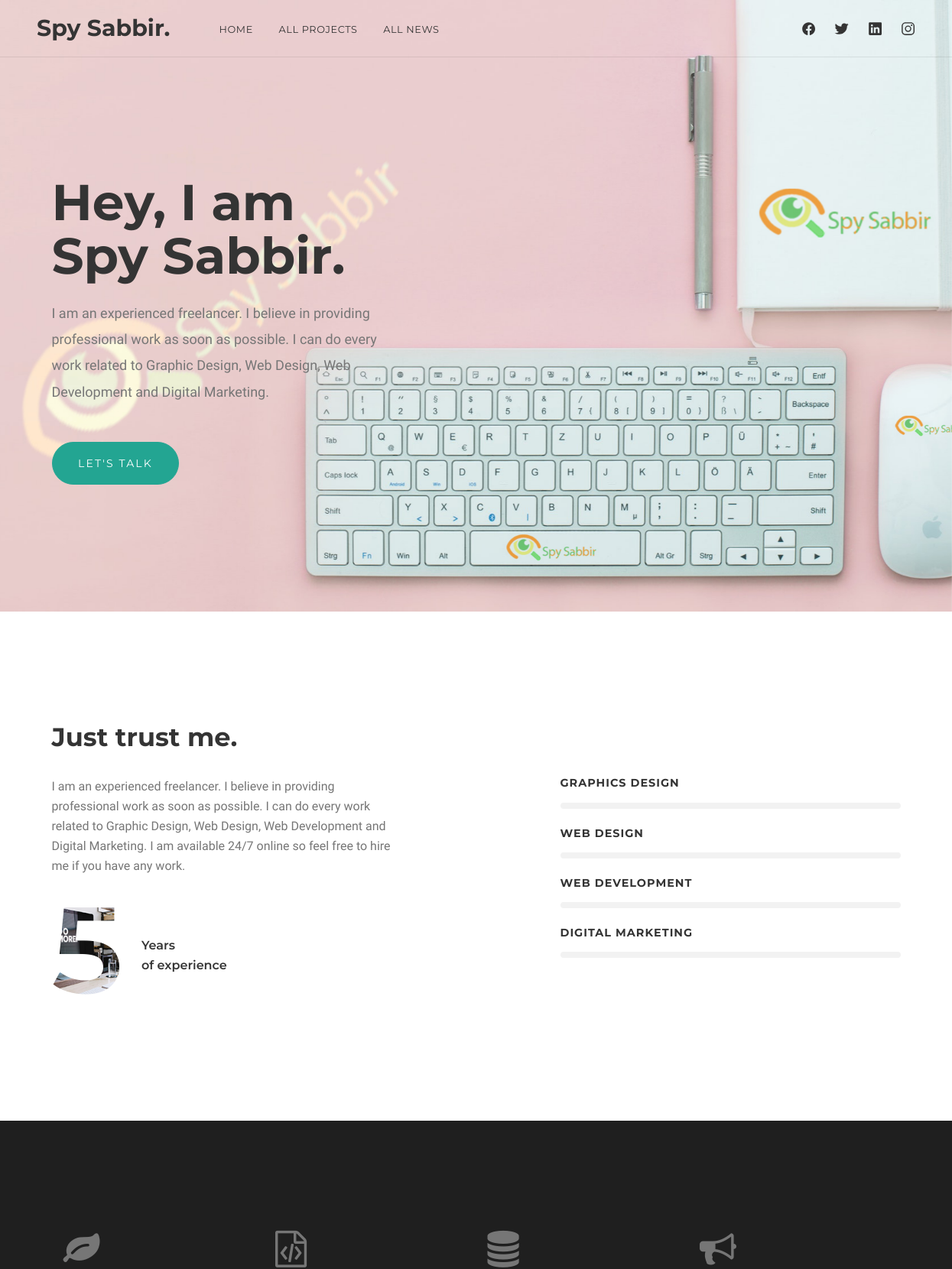
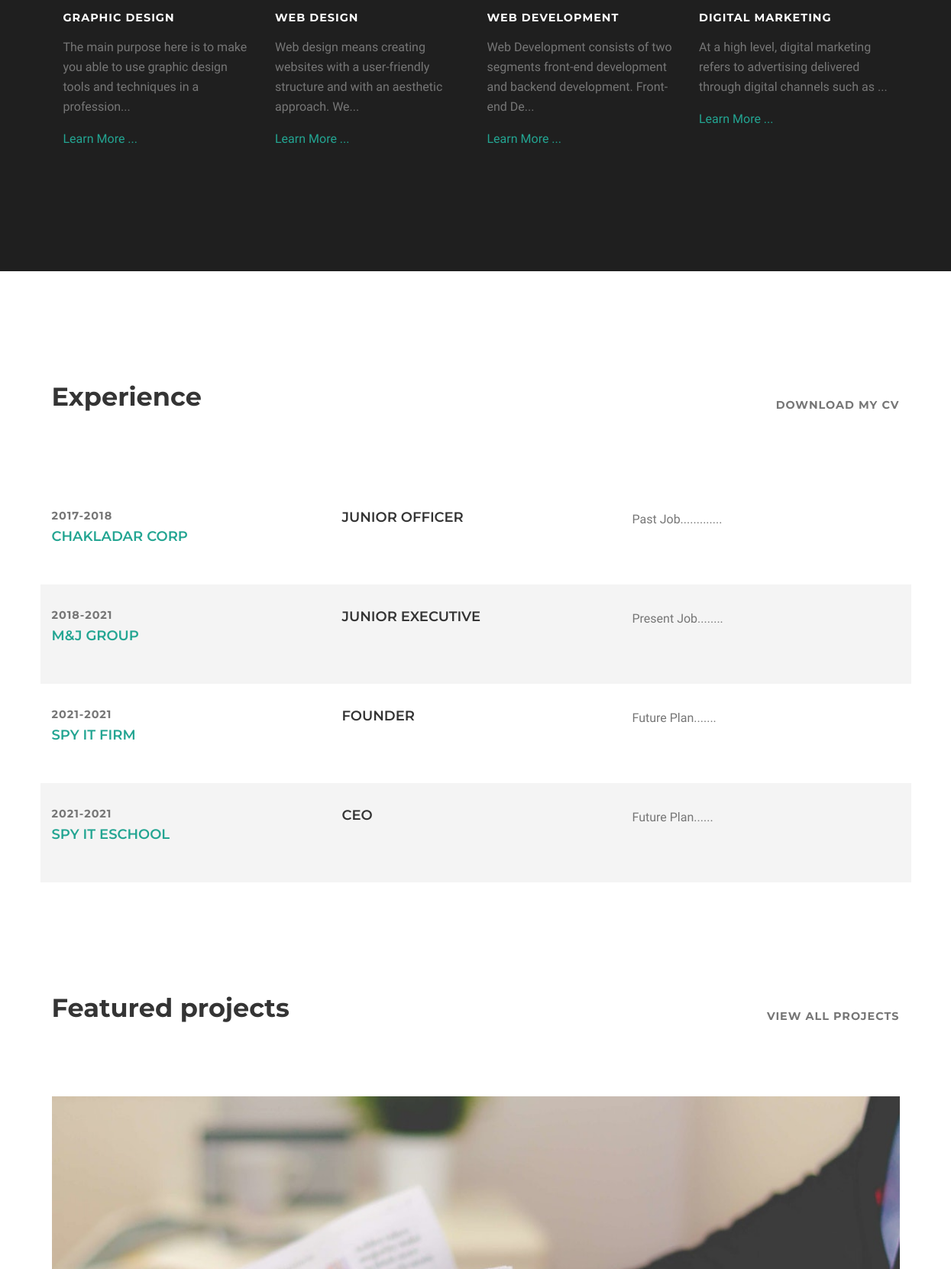
The page / (upper part) on the database its author committed (2 pictures, top to bottom).
### tables this page shows
CREATE TABLE `theme_default` (
  `id` int(11) NOT NULL,
  `default_item_name` varchar(200) NOT NULL,
  `default_item_value` text NOT NULL
);

CREATE TABLE `skills` (
  `id` int(11) NOT NULL,
  `skill_name` varchar(50) NOT NULL,
  `percentage` int(3) NOT NULL
);

CREATE TABLE `services` (
  `id` int(11) NOT NULL,
  `service_icon_name` varchar(100) NOT NULL,
  `service_name` varchar(100) NOT NULL,
  `service_photo` varchar(100) NOT NULL,
  `service_details` text NOT NULL
);

CREATE TABLE `experiences` (
  `id` int(11) NOT NULL,
  `company_name` varchar(50) NOT NULL,
  `duration` varchar(50) NOT NULL,
  `designation` varchar(50) NOT NULL,
  `description` text NOT NULL
);

CREATE TABLE `projects` (
  `id` int(11) NOT NULL,
  `project_name` varchar(100) NOT NULL,
  `project_type` varchar(100) NOT NULL,
  `clients_name` varchar(200) NOT NULL,
  `complettion_date` date NOT NULL,
  `budget` varchar(50) NOT NULL,
  `project_cover_photo` varchar(200) NOT NULL
);

### admin/dbc.php (called while the page is built, shortened)
<?php
function connect_to_db(){
$hostname = "localhost";
$username = "root";
$password = "";
$database_name = "php_personal_portfolio";
return $db_connect = mysqli_connect($hostname, $username, $password, $database_name);
}
function spy_sabbir_all($table_name) {
    $select_query = "SELECT * FROM $table_name";
    return $result_from_db = mysqli_query(connect_to_db(), $select_query);
}
function spy_sabbir_number_of($table_name, $how_many) {
    $select_query = "SELECT * FROM $table_name ORDER BY id DESC LIMIT $how_many";
    return $result_from_db = mysqli_query(connect_to_db(), $select_query);
}
function spy_sabbir_update($table_name, $update_name){
    $query = "SELECT default_item_value FROM $table_name WHERE default_item_name = '$update_name'";
    return mysqli_fetch_assoc(mysqli_query(connect_to_db(), $query))['default_item_value'];
}
?>

### index.php (the view, shortened to what this page needs)
<?php
require_once 'header.php';
?>
<main id="home" class="masthead jarallax" style="background-image:url('img/bg/<?= spy_sabbir_update('theme_default', 'banner_photo'); ?>');" role="main">
  <div class="opener">
    <div class="container">
      <div class="row">
        <div class="col-md-6 col-lg-5">
          <h1>Hey, I am <?= spy_sabbir_update('theme_default', 'owner_name'); ?>.</h1>
          <p class="lead mt-4 mb-5"><?= spy_sabbir_update('theme_default', 'owner_about_details'); ?></p>
          <button type="button" class="btn" data-toggle="modal" data-target="#send-request">Let's talk</button>
        </div>
      </div>
    </div>
  </div>
</main>
<section id="about" class="section">
  <div class="container">
    <h2 data-aos="fade-up">Just trust me.</h2>
    <section class="mt-4">
      <div class="row">
        <div class="col-md-6 col-lg-5 mb-5 mb-md-0" data-aos="fade-up">
          <p><?= spy_sabbir_update('theme_default', 'experience_details'); ?></p>
          <div class="experience d-flex align-items-center">
            <div class="experience-number text-parallax"><?= spy_sabbir_update('theme_default', 'years_of_experience'); ?></div>
            <div class="text-dark mt-3 ml-4">Years<br> of experience</div>
          </div>
        </div>
        <div class="col-md-5 offset-lg-2" data-aos="fade-in" data-aos-delay="50">
          <?php foreach (spy_sabbir_all('skills') as $single_skill) : ?>
            <h6 class="mt-0"><?= $single_skill['skill_name'] ?></h6>
            <div class="progress mb-4">
              <div class="progress-bar" role="progressbar" data-aos="width" style="width: <?= $single_skill['percentage'] ?>%" aria-valuenow="<?= $single_skill['percentage'] ?>" aria-valuemin="0" aria-valuemax="100">
              </div>
            </div>
          <?php endforeach; ?>
        </div>
      </div>
    </section>
  </div>
</section>
<section id="services" class="section" style="background-color: <?= spy_sabbir_update('theme_default', 'primary_background_color'); ?>;">
  <div class="container">
    <div class="container">
      <div class="row">
        <?php foreach (spy_sabbir_all('services') as $single_service) : ?>
          <div class="col-md-3 mb-5 mb-md-0" data-aos="fade-in">
            <i class="fa <?= $single_service['service_icon_name'] ?> fa-3x"></i>
            <h6 class="text-white"><a href="services_details.php?id=<?= $single_service['id'] ?>"><?= $single_service['service_name'] ?></a></h6>
            <p><?= substr($single_service['service_details'], 0, 100) ?>...</p>
            <p><a href="services_details.php?id=<?= $single_service['id'] ?>">Learn More ...</a></p>
          </div>
        <?php endforeach; ?>
      </div>
    </div>
  </div>
</section>
<section id="experience" class="section pb-0">
  <div class="container">
    <div class="row align-items-end">
      <div class="col-md-6" data-aos="fade-up">
        <h2 class="mb-3 mb-md-0">Experience</h2>
      </div>
      <div class="col-md-5 offset-md-1 text-md-right">
        <h6 class="my-0 text-gray"><a href="cv/<?= spy_sabbir_update('theme_default', 'upload_cv'); ?>" download>Download my cv</a></h6>
      </div>
    </div>
    <div class="mt-5 pt-5">
      <?php foreach (spy_sabbir_all('experiences') as $single_experience) : ?>
        <div class="row-experience row justify-content-between" data-aos="fade-up">
          <div class="col-md-4">
            <div class="h6 my-0 text-gray"><?= $single_experience['duration'] ?></div>
            <h5 class="mt-2 text-primary text-uppercase"><?= $single_experience['company_name'] ?></h5>
          </div>
          <div class="col-md-4">
            <h5 class="mb-3 mt-0 text-uppercase"><?= $single_experience['designation'] ?></h5>
          </div>
          <div class="col-md-4">
            <p><?= $single_experience['description'] ?></p>
          </div>
        </div>
      <?php endforeach; ?>
    </div>
  </div>
</section>
<section id="projects" class="section">
  <div class="container">
    <div class="row align-items-end">
      <div class="col-md-6" data-aos="fade-up">
        <h2 class="mb-3 mb-md-0">Featured projects</h2>
      </div>
      <div class="col-md-5 offset-md-1 text-md-right">
        <h6 class="my-0 text-gray"><a href="all_project.php">View all projects</a></h6>
      </div>
    </div>
    <div class="mt-5 pt-5" data-aos="fade-in">
      <div class="carousel-project owl-carousel">
        <?php foreach (spy_sabbir_number_of('projects', 4) as $single_project) : ?>
          <div class="project-item">
            <a href="#project<?= $single_project['id'] ?>" class="popup-with-zoom-anim">
              <figure class="position-relative">
                <img alt="" class="w-100" src="img/portfolio/<?= $single_project['project_cover_photo'] ?>">
              </figure>
            </a>
          </div>
        <?php endforeach; ?>
      </div>
    </div>
  </div>
</section>
<?php
require_once 'footer.php';
?>

### header.php (shortened to what this page needs)
<?php
require_once "admin/dbc.php";
?>
<!doctype html>
<html lang="en">
<head>
  <link href="admin/lib/font-awesome/css/font-awesome.css" rel="stylesheet">
  <link rel="stylesheet" href="css/style.css">
</head>
<body>
  <nav id="scrollspy" class="navbar navbar-desctop">
    <div class="d-flex position-relative w-100">
      <a class="navbar-brand" href="index.php"><?= spy_sabbir_update('theme_default', 'owner_name'); ?>.</a>
      <ul class="navbar-nav-desctop mr-auto d-none d-lg-block">
        <?php if($_SERVER['REQUEST_URI'] == "/index.php"){  ?>
          <li><a class="nav-link" href="#home">Home</a></li>
          <li><a class="nav-link" href="#about">About</a></li>
          <li><a class="nav-link" href="#services">Services</a></li>
          <li><a class="nav-link" href="#experience">Experience</a></li>
          <li><a class="nav-link" href="#projects">Projects</a></li>
          <li><a class="nav-link" href="#testimonials">Testimonials</a></li>
          <li><a class="nav-link" href="#news">News</a></li>
        <?php }else{ ?>
          <li><a class="nav-link" href="index.php">Home</a></li>
          <li><a class="nav-link" href="all_project.php">All Projects</a></li>
          <li><a class="nav-link" href="all_news.php">All News</a></li>
        <?php } ?>
      </ul>
      <ul class="social-icons mr-auto mr-lg-0 d-none d-sm-block">
        <li><a href="<?= spy_sabbir_update('theme_default', 'facebook_link'); ?>" target="_blank">
            <ion-icon name="logo-facebook"></ion-icon>
          </a></li>
        <li><a href="<?= spy_sabbir_update('theme_default', 'twitter_link'); ?>" target="_blank">
            <ion-icon name="logo-twitter"></ion-icon>
          </a></li>
        <li><a href="<?= spy_sabbir_update('theme_default', 'instagram_link'); ?>" target="_blank">
            <ion-icon name="logo-linkedin"></ion-icon>
          </a></li>
        <li><a href="<?= spy_sabbir_update('theme_default', 'linkedin_link'); ?>" target="_blank">
            <ion-icon name="logo-instagram"></ion-icon>
          </a></li>
      </ul>
    </div>
  </nav>

### footer.php (shortened to what this page needs)
</body>
</html>

### css/style.css (style rules this page uses)
html { -webkit-font-smoothing: antialiased; }
body { font-family: 'Work Sans', sans-serif; font-size: 1rem; line-height: 1.625em; color:#767676; }
h1, .h1 { position: relative; font-family: 'Montserrat', sans-serif; font-size: 4.125rem; font-weight: 700; line-height: 1.05; color: #343434; }
h2, .h2 { position: relative; font-family: 'Montserrat', sans-serif; font-weight: 700; font-size: 2.1rem; line-height: 1.2; color: #343434; margin:2rem 0; }
h5, .h5 { font-family: 'Montserrat', sans-serif; font-weight: 600; font-size: 1.125rem; line-height: 1.2; color: #343434; margin:1.2rem 0; }
h6, .h6 { font-family: 'Montserrat', sans-serif; font-weight: 700; font-size: 0.9rem; letter-spacing: 1px; line-height: 1.2; color: #343434; margin:1rem 0; text-transform: uppercase; }
h1 a, .h1 a, h2 a, .h2 a, h3 a, .h3 a, h4 a, .h4 a, h5 a, .h5 a, h6 a, .h6 a { color:inherit; }
p { margin-bottom: 1rem; }
ul { list-style: none; padding-left: 0; }
a { color:#23a592; -webkit-transition: color .3s ease-out; -o-transition: color .3s ease-out; transition: color .3s ease-out; }
.lead { line-height: 1.9; font-size: 1.125rem; }
.btn { font-family: 'Montserrat', sans-serif; position: relative; display: inline-block; border:0.2em solid #23a592; border-radius: 30px; padding:1.2em 2.4em 1.15em; font-size: 0.875em; color:#fff; white-space: nowrap; text-align: center; letter-spacing: 0.15em; text-transform: uppercase; text-decoration: none; background-color:#23a592; border-width: 1px; -webkit-transition: all .3s ease-out!important; transition: all .3s ease-out!important; }
ion-icon { color:#23a592; font-size: 3.8rem; --ionicon-stroke-width: 17px; }
.text-dark { color:#343434!important; }
.text-white { color:#fff!important; }
.text-gray { color:#767676!important; }
.text-primary { color:#23a592!important; }
.navbar { position: absolute; z-index: 10; width: 100%; padding: 0 3rem; border-bottom: 1px solid rgba(52,52,52,0.1); height:4.7rem; }
.navbar { padding: 0 1.5rem; }
@media (min-width: 992px) { .navbar { padding: 0 3rem; } }
.navbar, .navbar a, .navbar a:hover, .navbar a:focus { color:#343434; }
.navbar-brand { float: left; font-family: 'Montserrat', sans-serif; font-size:1.875rem; font-weight: 700; color:#fff; margin-right: 4rem; padding:0; line-height: 1; }
.navbar ul { margin-bottom:0; }
.navbar-desctop .social-icons { margin:0.38rem 0 0 -1.5rem; }
.social-icons { margin-left: -1.5rem; }
.social-icons li { float: left; margin-left: 1.5rem; }
.social-icons ion-icon { display: block; font-size:1.2rem; color:#343434; transition: all 0.3s ease; }
.navbar-desctop:before { content:''; position: absolute; top:0; left:0; width: 100%; height: 0; background:#fff; transition: all 0.3s ease; }
.navbar-nav-desctop { font-family: 'Montserrat', sans-serif; font-size:0.8rem; text-transform: uppercase; font-weight: 400; letter-spacing: 0.05em; margin-top:0.3rem; }
.nav-link { padding: 0; }
.navbar-nav-desctop li a { color: #343434; transition:all 0.3s; }
.navbar-nav-desctop > li { position: relative; float: left; margin-right: 2.1rem; }
.navbar-nav-desctop > li > a { display: flex; align-items: center; }
.masthead { position: relative; min-height: 100vh; background-size: cover; display: flex; align-items: center; padding:9rem 0 5rem 0; background-position: left top; background-size: cover; }
.opener { position: relative; z-index: 1; width: 100%; }
.section { position: relative; padding:9rem 0; }
.section h2 { margin-top: 0; }
.jarallax { position: relative; z-index: 0; }
.experience { font-family: 'Montserrat', sans-serif; font-weight: 600; }
.experience-number { display: inline-block; font-size: 10rem; line-height: 1; }
.text-parallax { background: url(../img/bg/text-parallax.jpg) 50% 50% no-repeat; background-size: cover; background-clip: text; -webkit-background-clip: text; -webkit-text-fill-color: transparent; }
.row-experience { padding:2rem 0; }
.row-experience:nth-child(even) { background: #f4f4f4; border-color:transparent; }
.row-experience p { margin-bottom: 0; }
.progress { height: 0.5rem; background-color: #f2f2f2; }
.progress-bar { position: relative; background-color: transparent; }
.progress-bar:before { background:#23a592; content:''; width:100%; height: 100%; transition:all 0.3s ease; }
.progress-bar[data-aos="width"]:before { width: 0; }
.project-item figure { margin:0; }

### rows shown on the page
theme_default: default_item_value "Spy Sabbir"
theme_default: default_item_value "I am an experienced freelancer. I believe in providing professional work as soon as possible. I can do every work related to Graphic Design, Web Design, Web Development and Digital Marketing."
theme_default: default_item_value "I am an experienced freelancer. I believe in providing professional work as soon as possible. I can do every work related to Graphic Design, Web Design, Web Development and Digital Marketing. I am available 24/7 online so feel free to hire me if you have any work."
theme_default: default_item_value "5"
skills: skill_name "GRAPHICS DESIGN", percentage 60 (drawn)
skills: skill_name "WEB DESIGN", percentage 80 (drawn)
skills: skill_name "WEB DEVELOPMENT", percentage 50 (drawn)
skills: skill_name "DIGITAL MARKETING", percentage 40 (drawn)
services: service_name "GRAPHIC DESIGN", service_details "The main purpose here is to make you able to use graphic design tools and techniques in a profession"
services: service_name "WEB DESIGN", service_details "Web design means creating websites with a user-friendly structure and with an aesthetic approach. We"
services: service_name "WEB DEVELOPMENT", service_details "Web Development consists of two segments front-end development and backend development. Front-end De"
services: service_name "DIGITAL MARKETING", service_details "At a high level, digital marketing refers to advertising delivered through digital channels such as"
experiences: duration "2017-2018", company_name "CHAKLADAR CORP", designation "JUNIOR OFFICER", description "Past Job............."
experiences: duration "2018-2021", company_name "M&J GROUP", designation "JUNIOR EXECUTIVE", description "Present Job........"
experiences: duration "2021-2021", company_name "SPY IT FIRM", designation "FOUNDER", description "Future Plan......."
experiences: duration "2021-2021", company_name "SPY IT ESCHOOL", designation "CEO", description "Future Plan......"
projects: project_cover_photo (picture)
